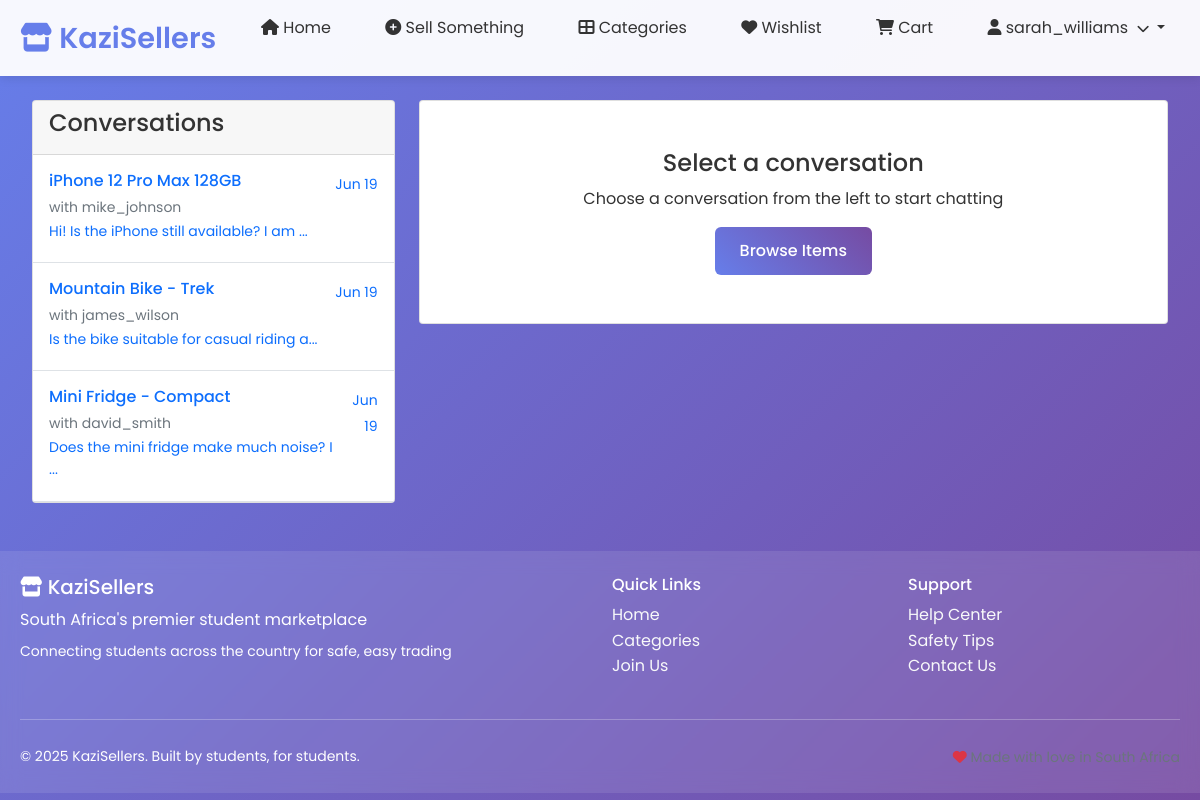
Page /pages/messages.php (signed in) on the committed database.
### tables this page shows
CREATE TABLE products (
    id INT PRIMARY KEY AUTO_INCREMENT,
    seller_id INT NOT NULL,
    category_id INT NOT NULL,
    title VARCHAR(100) NOT NULL,
    description TEXT NOT NULL,
    short_description VARCHAR(200),
    price DECIMAL(10,2) NOT NULL,
    condition_type ENUM('new', 'like_new', 'good', 'fair', 'poor') DEFAULT 'good',
    availability ENUM('available', 'sold', 'reserved') DEFAULT 'available',
    location VARCHAR(100),
    views INT DEFAULT 0,
    created_at TIMESTAMP DEFAULT CURRENT_TIMESTAMP,
    updated_at TIMESTAMP DEFAULT CURRENT_TIMESTAMP ON UPDATE CURRENT_TIMESTAMP,
    FOREIGN KEY (seller_id) REFERENCES users(id) ON DELETE CASCADE,
    FOREIGN KEY (category_id) REFERENCES categories(id)
);

CREATE TABLE users (
    id INT PRIMARY KEY AUTO_INCREMENT,
    username VARCHAR(50) UNIQUE NOT NULL,
    email VARCHAR(100) UNIQUE NOT NULL,
    password VARCHAR(255) NOT NULL,
    first_name VARCHAR(50) NOT NULL,
    last_name VARCHAR(50) NOT NULL,
    phone VARCHAR(20),
    location VARCHAR(100),
    bio TEXT,
    rating DECIMAL(3,2) DEFAULT 0.00,
    total_ratings INT DEFAULT 0,
    role TINYINT DEFAULT 0 COMMENT '0 = regular user, 1 = admin',
    created_at TIMESTAMP DEFAULT CURRENT_TIMESTAMP,
    updated_at TIMESTAMP DEFAULT CURRENT_TIMESTAMP ON UPDATE CURRENT_TIMESTAMP,
    is_active BOOLEAN DEFAULT TRUE
);

### pages/messages.php (the view, shortened to what this page needs)
<?php
include("../includes/db.php");
$user_id = $_SESSION['user_id'];
$conversationsQuery = "SELECT p.id as product_id, p.title, p.price,
                      u1.username as other_user, u1.id as other_user_id,
                      m.message as last_message, m.created_at as last_message_time,
                      COUNT(CASE WHEN m.is_read = 0 AND m.receiver_id = ? THEN 1 END) as unread_count
                      FROM messages m
                      JOIN products p ON m.product_id = p.id
                      JOIN users u1 ON (CASE WHEN m.sender_id = ? THEN m.receiver_id ELSE m.sender_id END) = u1.id
                      WHERE m.sender_id = ? OR m.receiver_id = ?
                      GROUP BY p.id, u1.id
                      ORDER BY m.created_at DESC";
$stmt = mysqli_prepare($conn, $conversationsQuery);
mysqli_stmt_bind_param($stmt, "iiii", $user_id, $user_id, $user_id, $user_id);
mysqli_stmt_execute($stmt);
$conversations = mysqli_stmt_get_result($stmt);
$selectedProductId = $_GET['product'] ?? 0;
$selectedMessages = null;
$selectedProduct = null;
$otherUser = null;
include("../components/header.php");
?>
<div class="container my-4">
    <div class="row">
        <div class="col-lg-4">
            <div class="card">
                <div class="card-header">
                    <h4>Conversations</h4>
                </div>
                <div class="card-body p-0">
                    <?php if (mysqli_num_rows($conversations) > 0): ?>
                        <?php while ($conv = mysqli_fetch_assoc($conversations)): ?>
                        <div class="border-bottom p-3 <?php echo $selectedProductId == $conv['product_id'] ? 'bg-light' : ''; ?>">
                            <a href="?product=<?php echo $conv['product_id']; ?>" class="text-decoration-none">
                                <div class="d-flex justify-content-between">
                                    <div>
                                        <h6 class="mb-1"><?php echo htmlspecialchars(substr($conv['title'], 0, 30)); ?></h6>
                                        <small class="text-muted">with <?php echo htmlspecialchars($conv['other_user']); ?></small>
                                        <p class="mb-1 small"><?php echo htmlspecialchars(substr($conv['last_message'], 0, 40)) . '...'; ?></p>
                                    </div>
                                    <div class="text-end">
                                        <small><?php echo date('M j', strtotime($conv['last_message_time'])); ?></small>
                                    </div>
                                </div>
                            </a>
                        </div>
                        <?php endwhile; ?>
                    <?php endif; ?>
                </div>
            </div>
        </div>
        <div class="col-lg-8">
            <?php if ($selectedProduct): ?>
            <div class="card">
                <div class="card-header">
                    <div class="d-flex justify-content-between align-items-center">
                        <div>
                            <h5><?php echo htmlspecialchars($selectedProduct['title']); ?></h5>
                            <small>R<?php echo number_format($selectedProduct['price'], 2); ?></small>
                            <?php if ($otherUser): ?>
                            <small class="text-muted">• Chatting with <?php echo htmlspecialchars($otherUser['username']); ?></small>
                            <?php endif; ?>
                        </div>
                        <a href="product-details.php?id=<?php echo $selectedProduct['id']; ?>" class="btn btn-outline-primary btn-sm">
                            View Item
                        </a>
                    </div>
                </div>
                <div class="card-body" style="height: 400px; overflow-y: auto;">
                    <?php if (mysqli_num_rows($selectedMessages) > 0): ?>
                        <?php while ($message = mysqli_fetch_assoc($selectedMessages)): ?>
                        <div class="mb-3">
                            <div class="<?php echo $message['sender_id'] == $user_id ? 'text-end' : 'text-start'; ?>">
                                <div class="d-inline-block p-2 rounded <?php echo $message['sender_id'] == $user_id ? 'bg-primary text-white' : 'bg-light'; ?>" style="max-width: 70%;">
                                    <?php if ($message['sender_id'] != $user_id): ?>
                                    <small class="fw-bold"><?php echo htmlspecialchars($message['sender_name']); ?></small><br>
                                    <?php endif; ?>
                                    <?php echo nl2br(htmlspecialchars($message['message'])); ?>
                                    <br><small class="opacity-75"><?php echo date('M j, g:i A', strtotime($message['created_at'])); ?></small>
                                </div>
                            </div>
                        </div>
                        <?php endwhile; ?>
                    <?php else: ?>
                    <div class="text-center py-5">
                        <p>No messages yet. Start the conversation!</p>
                    </div>
                    <?php endif; ?>
                </div>
                <div class="card-footer">
                    <form method="POST" class="d-flex gap-2">
                        <input type="hidden" name="action" value="send_message">
                        <input type="hidden" name="product_id" value="<?php echo $selectedProduct['id']; ?>">
                        <input type="hidden" name="receiver_id" value="<?php echo $otherUser['id'] ?? 0; ?>">
                        <textarea name="message" class="form-control" rows="2" placeholder="Type your message..." required></textarea>
                        <button type="submit" class="btn btn-primary">Send</button>
                    </form>
                </div>
            </div>
            <?php else: ?>
            <div class="card">
                <div class="card-body text-center py-5">
                    <h4>Select a conversation</h4>
                    <p>Choose a conversation from the left to start chatting</p>
                    <a href="home.php" class="btn btn-primary">Browse Items</a>
                </div>
            </div>
            <?php endif; ?>
        </div>
    </div>
</div>
<?php include("../components/footer.php"); ?>

### assets/css/styles.css (style rules this page uses)
* { margin: 0; padding: 0; box-sizing: border-box; }
body { font-family: 'Poppins', sans-serif; background: linear-gradient(135deg, #667eea 0%, #764ba2 100%); background-attachment: fixed; min-height: 100vh; color: #333; line-height: 1.6; }
.container { max-width: 1200px; margin: 0 auto; padding: 0 20px; }
.btn-primary { background: linear-gradient(45deg, #667eea, #764ba2); border: none; color: white; padding: 12px 25px; border-radius: 8px; text-decoration: none; display: inline-block; transition: all 0.3s ease; font-weight: 500; }
.card-body { padding: 1.2rem; }
.text-center { text-align: center; }
.btn { border-radius: 6px; font-weight: 500; transition: all 0.3s ease; cursor: pointer; }

### rows in the picture
products: title "iPhone 12 Pro Max 128GB", seller.username "mike_johnson", last_message "Hi! Is the iPhone still available? I am", last_message_time "Jun 19"
products: title "Mountain Bike - Trek", users.username "james_wilson", last_message "Is the bike suitable for casual riding a", last_message_time "Jun 19"
products: title "Mini Fridge - Compact", users.username "david_smith", last_message "Does the mini fridge make much noise? I", last_message_time "Jun 19"

### other values in the picture
$username "sarah_williams"
